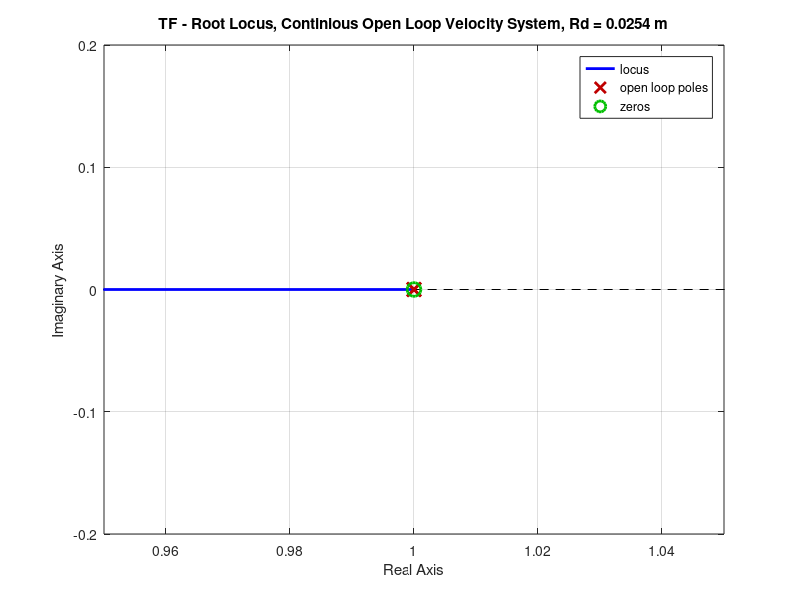

Here is the MATLAB script that generated this plot: (Note: this script raises an error after producing the figure.)
clear all; close all
echo  on
% This M-File simulates a StateFeedback Torque Mode Model for a DC Brush motor & Inertia Disk
% For:   Professor Neil Duffie - M.E. Dept.
% Written by Erick L. Oberstar
% oberstar@engr.wisc.edu
%
% Spring 2003

% Create a simple transfer function model for the Maxom motor system with various inertial wheels.

format long

% Physics Constants
rho_Al = 2.702 * 1000   % Density of aluminum g/cm^3 * 1kg/1000g * 1.0e6cm^3*1m^3 = (kg/m^3)

% Servo Amplifier Parameters
%Ka = 4                  % Voltage Gain set by potentiometer on servo amplifier brick V/V
Ka = 0.08346             % Current gain set by pot on servo amp brick Amps/Volt

% Maxon A-Max 26 Model 110953 
% Motor Parameters

Kt = 28.3 / 1000        % Motor Torque Constant mNm/A / 1000 = Nm/A
Kb = 1/(337 * (2*pi/60))% Motor Back EMF (Speed) Constant 1/((rpm/V) * (2*pi/60)) = (volt-sec)/radian
Ja = 10.6 * 1.0e-007    % Motor Armature Intertia (g*cm^2) *(1m^2/10000cm^2)*(1kg/1000g) = kg-m^2
% b = 1.8e-005            % Motors Viscous damping Coefficient (kg-m2/sec)
b = 0                   % Motors Viscous damping Coefficient (kg-m2/sec)
Ra = 17.9               % Motor Armature Resistance (Terminal Resistance) (Ohms)
La = 1.69 / 1000        % Motor Armature Inductance (Terminal Inductance) mH / 1000 = H (Henrys)


% Load Parameters
rho = rho_Al            % Density of load disk (Aluminum)(kg/m^3)
h = 0.25 * 2.54/100     % Thickness of Load Disk (in * 2.54cm/in * 1m/100cm )= m
% rd = (3.0/2) * 2.54/100 % 3" Radius of Load Disk (in * 2.54cm/1in * 1m/100cm )= m
% rd = (2.5/2) * 2.54/100 % 2.5" Radius of Load Disk (in * 2.54cm/1in * 1m/100cm )= m
rd = (2.0/2) * 2.54/100 % 2" Radius of Load Disk (in * 2.54cm/1in * 1m/100cm )= m
% rd = 0                 % No disk
Jl = (rho*pi*h*rd^4)/2  % Load Inertia (1/2 Mass*radius^2) (kg/m^3*m*m^4 = kg-m^2)

% System Parameters
Jt = Ja + Jl            % System Inertia - Assume a simple rigidly coupled motor & 
                        % load (no shaft dynamics)
CPR = 2000              % Counts Per Armature Revolution Quadrature Decoded  
K_enc = CPR/(2*pi)      % Encoder Gain Counts/Radian
DA_SPN = 10             % Voltage Span of D/A Converter
DA_RES = 8              % Bits of DAC Resolution
K_da = DA_SPN/(2^DA_RES)% D/A converter gain

%Controller Parameters
Kp = .01              % PID continious time Proportional Gain 
Ki = 0                  % PID continious time Integral Gain
Kd = .001                  % PID continious time Differential Gain
stepsize = 1           % # of Revolutions for Step
% stepsize = 2000           % # of Counts for Step

SR = 250                % Sampling rate for Discrete system (Hz)
Ts = 1/SR               % Sampling period for Discrete system (Sec)

steptime = 1           % Seconds to calculate Step reponse over
numpts = steptime/Ts    % Calculate number of points for the length of time the step response is over


% Other Parameters
i = 0;                  % Figure counter initialization

% The Transfer function (output position) / (input current)
% Since D/A converter, motor amp & encoder are treated as gain factors they
% can just be included in the continious tf model.
% already discrete nums = K_da*Ka*Kt*Ts^2*K_enc*[0 1 1 ]
% alreayd discrete dens = 2*Jt*[1 -2 1]
numps = K_da*Ka*Kt*K_enc*[0 0 1]
denps = Jt*[1 0 0]
numvs = numps(:,2:3)
denvs = denps(:,1:2)
% Units on transfer function are Radians/Amp

OL_p_s = tf(numps,denps)
OL_v_s = tf(numvs,denvs)
Poles=pole(OL_p_s)
[z p k] = tf2zp(numps,denps)
OL_p_s_zpk = zpk(z,p,k)

% Calculate Discrete Model
OL_p_z = c2d(OL_p_s,Ts)
OL_p_z.variable = 'z^-1'
OL_v_z = c2d(OL_v_s,Ts)
OL_v_z.variable = 'z^-1'

% Calculate the systems root locus
% with the systhesized velocity feedback
numvfz = [1 -1]
% denvfz = [Ts 0]
denvfz = [1 0]
Vf_z = tf(numvfz,denvfz,Ts,'Variable','z^-1')
% Vf_z.variable = 'z^-1'

OL_v_z = series(OL_p_z, Vf_z)

% Part 4
i=i+1;
figure(i)
zgrid on
axis equal
rlocus(OL_v_z);
axis([.95 1.05 -0.2 0.2])
titlestring = ['TF - Root Locus, Continious Open Loop Velocity System, Rd = ',num2str(rd),' m'];
title(titlestring);
% sgrid(.7,0)
% sigrid(10)
pause
[Kv,polesv]=rlocfind(OL_v_z)

CL_v_z = feedback(OL_p_z, Kv*Vf_z)
[Wn,Z] = damp(CL_v_z)
% [numz,denz] = tfdata(CL_v_z,'v')
% residuez(numz,denz)
tau = max(1/(Z.*Wn))     % Dominant Time Constant
taup_cl = 5*tau     % Desired Closed loop proportional position control time constant.
W_cl = 1/taup_cl

dt_z = minreal(series(CL_v_z,Kv*Vf_z))      % dt_z = delta_theta_z synthesized velocity transfer function
i=i+1;
figure(i)
step(dt_z)
grid on

% Part 5
[num_dt_z,den_dt_z] = tfdata(dt_z, 'v')
ZeroS = roots(num_dt_z)
PoleS = pole(dt_z)
i=i+1;
figure(i)
pzmap(dt_z)
grid on
K_Vel = sum(num_dt_z)/sum(den_dt_z)     %Units of Vel gain in Counts_Position/bit-second

% Part 6
M_ss = 2.5/((1+Kv)*K_da)
M_max = 5.0/K_da

% Part 7
% Now close a proportional position loop around the velocity loop
% find value of root to pick with rlocus
r=exp(-Ts/taup_cl)
i=i+1;
figure(i)
zgrid on
axis equal
rlocus(CL_v_z);
axis([-1.1 1.1 -1.1 1.1])
titlestring = ['Part 7 - Root Locus, Continious Closed Loop Velocity System, Rd = ',num2str(rd),' m'];
title(titlestring);

pause
[Kp,polesp]=rlocfind(CL_v_z)

CL_pv_z = feedback(Kp*CL_v_z,1)
i=i+1;
figure(i)
step(100*CL_pv_z) % Step 100 counts
i=i+1;
figure(i)
pzmap(CL_pv_z)